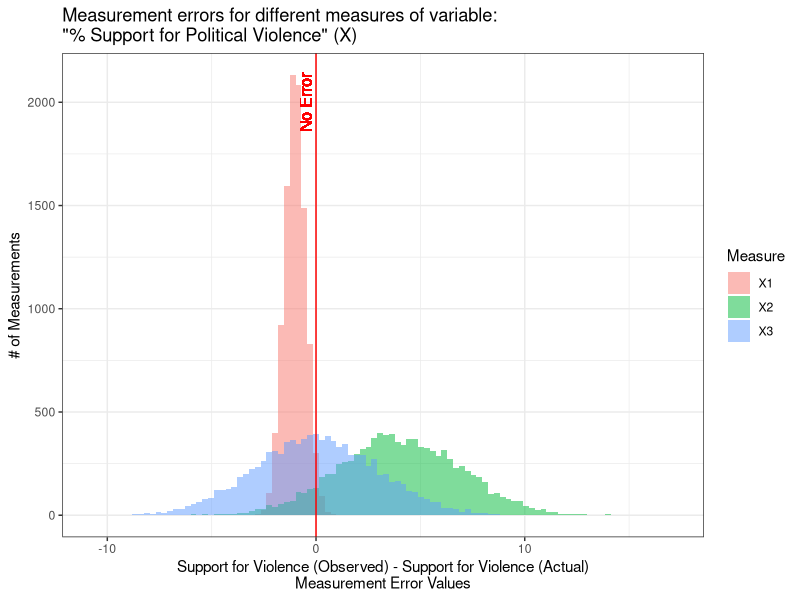

Source code (R):
## ---- chunk 1
knitr::opts_chunk$set(echo = FALSE)
require(stringr)
require(data.table)
require(ggplot2)
require(magrittr)
## ---- chunk 2
require(ggplot2)
n = 10000
x1 = rnorm(n, 0, 0.5) - 1
x2 = rnorm(n, 4, 3)
x3 = rnorm(n, 0, 3)
plot_data = data.frame(Measure = rep(paste0("X",1:3), each = n), value = c(x1, x2, x3))
xlims = range(c(x1,x2, x3))
ggplot(plot_data, aes(value, fill = Measure)) + 
  geom_histogram(bins = 100, alpha = 0.5, position = 'identity') +
  labs(title = 'Measurement errors for different measures of variable:\n\"% Support for Political Violence" (X)') + xlab("Support for Violence (Observed) - Support for Violence (Actual)\nMeasurement Error Values") + ylab("# of Measurements") + 
  theme_bw() +
  geom_vline(xintercept = 0, colour = 'red') +
  geom_text(aes(x=-0.5, label="No Error", y=2000), colour="red", angle=90, size = 4, fontface = "plain") 
